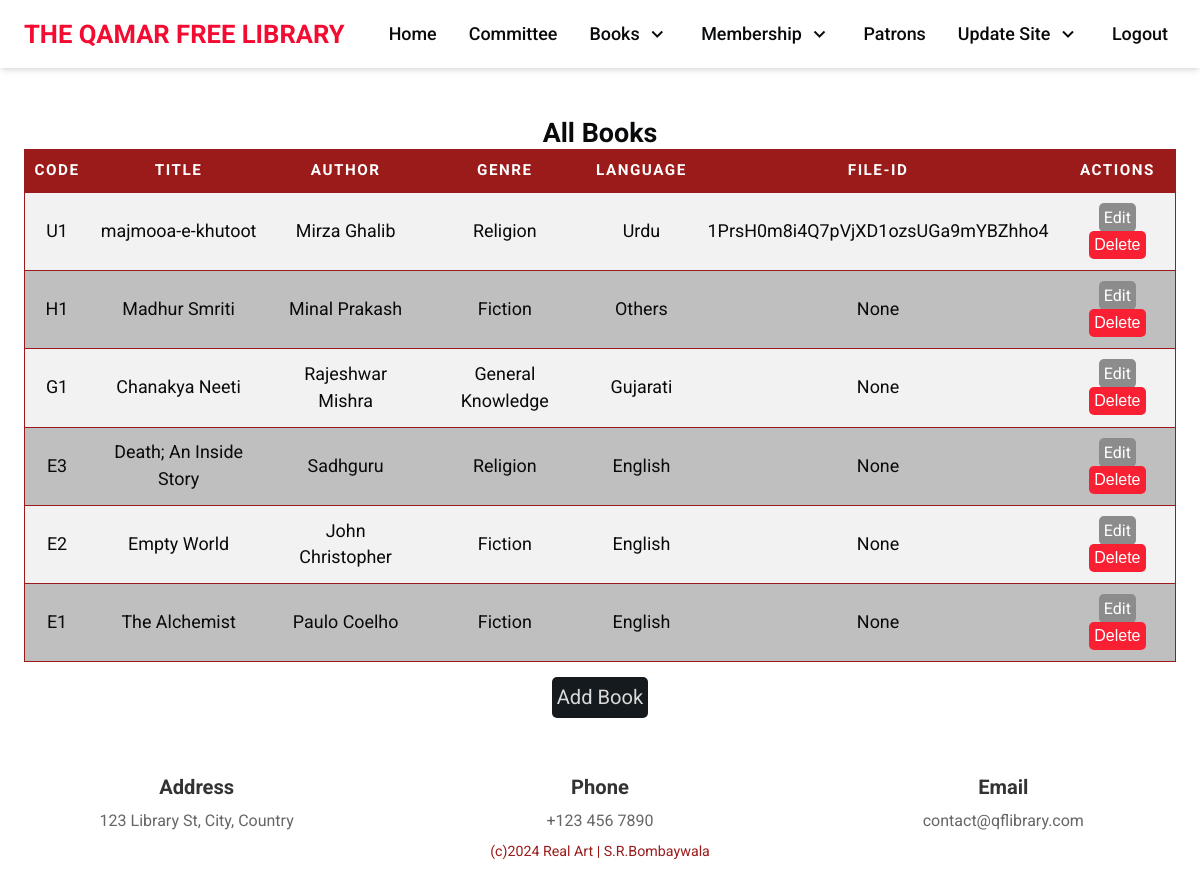
Page /book-board/ (signed in) on the committed database.
### qflapp/models.py (models this page shows, shortened)
class Book(models.Model):
    LANGUAGE_CHOICES = [
        ('English', 'English'),
        ('Gujarati', 'Gujarati'),
        ('Urdu', 'Urdu'),
        ('Others', 'Others'),
    ]
    GENRE_CHOICES = [
        ('Religion', 'Religion'),
        ('Education', 'Education'),
        ('General Knowledge', 'General Knowledge'),
        ('Fiction', 'Fiction'),
        ('Current Affairs', 'Current Affairs'),
    ]
    code = models.CharField(max_length=50, unique=True)
    title = models.CharField(max_length=200)
    author = models.CharField(max_length=200)
    genre = models.CharField(max_length=100, choices=GENRE_CHOICES)
    language = models.CharField(max_length=50, choices=LANGUAGE_CHOICES)
    file_id = models.CharField(max_length=100, null=True, blank=True)  # Google Drive file ID field

### qflapp/views.py (the view)
# urls.py: path('book-board/', views.book_board, name='book-board'),
@login_required
def book_board(request):
    books = Book.objects.all().order_by('-code')
    return render(request, 'qflapp/book_board.html', {'books': books})

### qflapp/templates/qflapp/book_board.html (shortened to what this page needs)
{% extends 'qflapp/base.html' %}
{% load static %}
{% block content %}
<div class="notice-board-wrapper">
    <h2>All Books</h2>
    <table>
        <thead>
        <tr>
            <th scope="col">Code</th>
            <th scope="col">Title</th>
            <th scope="col">Author</th>
            <th scope="col">Genre</th>
            <th scope="col">Language</th>
            <th scope="col">File-ID</th>
            <th scope="col">Actions</th>
        </tr>
        </thead>
        <tbody>
        {% for book in books %}
        <tr>
            <td data-label="Code">{{ book.code }}</td>
            <td data-label="Title">{{ book.title }}</td>
            <td data-label="Author">{{ book.author }}</td>
            <td data-label="Genre">{{ book.genre }}</td>
            <td data-label="Language">{{ book.language }}</td>
            <td data-label="File-ID">{{ book.file_id }}</td>
            <td data-label="Actions">
                <a class="edit-btn" href="{% url 'edit-book' book.id %}">Edit</a>
                <form action="{% url 'delete-book' book.id %}" method="POST" style="display:inline;" onsubmit="return confirm('Are you sure you want to delete this book?');">
                    <button class="del-btn" type="submit">Delete</button>
                </form>
            </td>
        </tr>
        {% endfor %}
        </tbody>
    </table>
    <a class="add-notice" href="{% url 'add-book' %}">Add Book</a>
</div>
{% endblock %}

### qflapp/static/qflapp/css/styles.css (style rules this page uses)
:root { --color-white-100: #fff; --color-white-200: #f2f2f2; --color-white-300: #d9d9d9; --color-white-400: #bfbfbf; --color-white-500: #a6a6a6; --color-white-600: #8c8c8c; --color-black-100: #191f24; --color-black-200: #151a1e; --color-black-300: #111418; --color-black-400: #0d0f12; --color-black-500: #090a0c; --color-black-600: #040506; --color-blue-100: #fb3747; --color-blue-200: #f82032; --color-blue-300: #f40b32; --color-blue-400: #d2142d; --color-blue-500: #b41818; --color-blue-600: #9b1a1a; --text-tiny: clamp(0.84rem, calc(0.12vw + 0.8rem), 0.89rem); --text-small: clamp(0.93rem, calc(0.13vw + 0.91rem), 1rem); --text-base: clamp(1.05rem, calc(0.15vw + 1.01rem), 1.12rem); --text-medium: clamp(1.18rem, calc(0.17vw + 1.14rem), 1.26rem); --text-large: clamp(1.32rem, calc(0.19vw + 1.28rem), 1.41rem); --shadow-small: 0 1px 3px 0 rgba(0, 0, 0, 0.1), 0 1px 2px 0 rgba(0, 0, 0, 0.06); --shadow-medium: 0 4px 6px -1px rgba(0, 0, 0, 0.1), 0 2px 4px -1px rgba(0, 0, 0, 0.06); --shadow-large: 0 10px 15px -3px rgba(0, 0, 0, 0.1), 0 4px 6px -2px rgba(0, 0, 0, 0.05); }
*, *::before, *::after { padding: 0; margin: 0; list-style: none; list-style-type: none; text-decoration: none; box-sizing: border-box; -webkit-font-smoothing: antialiased; -moz-osx-font-smoothing: grayscale; text-rendering: optimizeLegibility; }
html { font-size: 100%; font-style: normal; scroll-behavior: smooth; height: -webkit-fill-available; }
body { font-family: "Roboto", system-ui, ui-sans-serif, sans-serif; font-size: var(--text-base); font-weight: 400; line-height: 1.5; color: var(--color-black-500); background-color: var(--color-white-100); }
html, body { height: 100%; margin: 0; display: flex; flex-direction: column; }
a, button { cursor: pointer; user-select: none; white-space: nowrap; border: none; outline: none; color: inherit; background: none; }
h1, h2, h3, h4, h5 { line-height: 1.15; text-wrap: balance; word-wrap: break-word; }
.notice-board-wrapper, .add-notice-wrapper, .edit-notice-wrapper, .login-wrapper { padding: 3rem 1.5rem; display: flex; justify-content: center; align-items: center; flex-direction: column; }
.edit-btn { color: var(--color-white-100); font-size: var(--text-small); background-color: var(--color-white-600); padding: 5px; border-radius: 5px; }
.del-btn { color: var(--color-white-100); font-size: var(--text-small); background-color: var(--color-blue-200); padding: 5px; border-radius: 5px; }
.add-notice, .save-notice, .save-changes, .login-btn { font-size: var(--text-medium); background-color: var(--color-black-200); color: var(--color-white-300); padding: 5px; margin-top: 15px; border-radius: 5px; }
table { border: 1px solid #ccc; border-collapse: collapse; margin: 0; padding: 0; width:auto; table-layout: fixed; }
table tr { background-color: var(--color-white-200); border: 1px solid var(--color-blue-600); padding: .35em; }
tr:nth-of-type(even) { background-color:var(--color-white-400); }
table th, table td { padding: .625em; text-align: center; }
table th { background-color: var(--color-blue-600); font-size: .85em; letter-spacing: .1em; text-transform: uppercase; color: var(--color-white-100); }

### rows in the picture
Book: code "U1", title "majmooa-e-khutoot", author "Mirza Ghalib", genre "Religion", language "Urdu", file_id "1PrsH0m8i4Q7pVjXD1ozsUGa9mYBZhho4"
Book: code "H1", title "Madhur Smriti", author "Minal Prakash", genre "Fiction", language "Others", file_id "None"
Book: code "G1", title "Chanakya Neeti", author "Rajeshwar Mishra", genre "General Knowledge", language "Gujarati", file_id "None"
Book: code "E3", title "Death; An Inside Story", author "Sadhguru", genre "Religion", language "English", file_id "None"
Book: code "E2", title "Empty World", author "John Christopher", genre "Fiction", language "English", file_id "None"
Book: code "E1", title "The Alchemist", author "Paulo Coelho", genre "Fiction", language "English", file_id "None"
